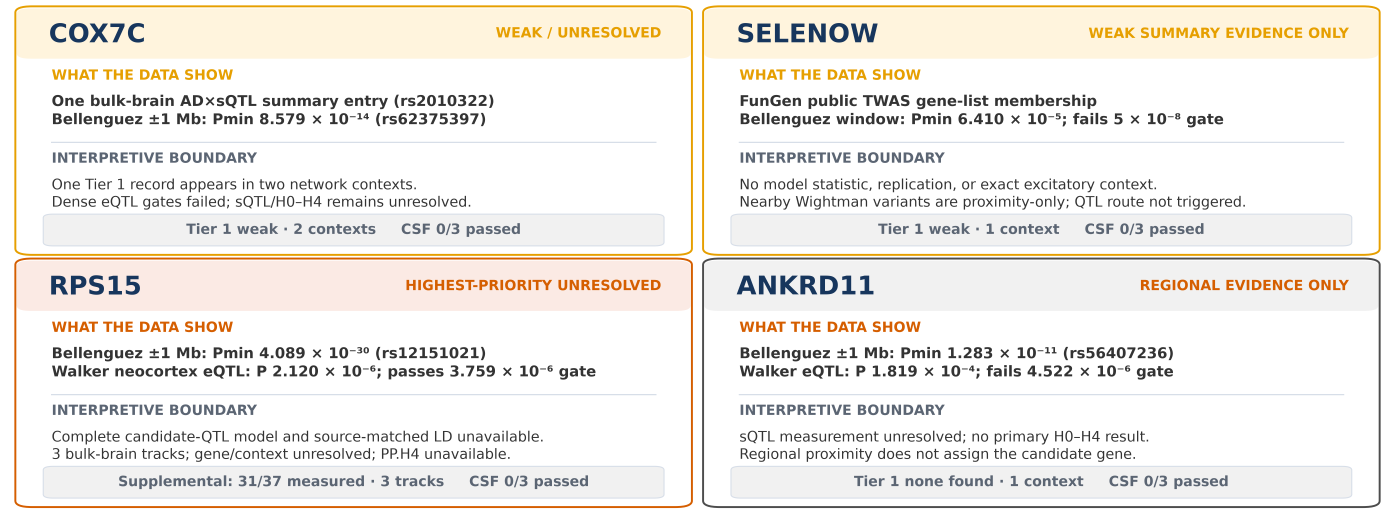
#> input picture results/figures/analysis/phase_19_genetic_support/non_apoe_evidence/genetic_support_non_apoe_evidence_cards.png, 5580 x 2115 px (shown at 1/4 size)
$ python -i plot_genetic_support_non_apoe_evidence_cards.py   (imports and definitions only)
#> lines starting #> are read from the running program, lines starting #| are printed output that depends on the picture
#!/usr/bin/env python3
"""Render four evidence-boundary cards for non-APOE Phase 19 candidates."""

from __future__ import annotations

import argparse
import math
from pathlib import Path
from typing import Any, Sequence

import pandas as pd

from phase19_slide_figure_common import (
    AMBER,
    BLUE,
    CHARCOAL,
    DARK,
    LIGHT,
    MID,
    NAVY,
    PALE_AMBER,
    PALE_BLUE,
    PALE_GRAY,
    WHITE,
    add_text,
    make_checks,
    new_canvas,
    output_names,
    publish_package,
    render_triplet,
    require,
    rounded_box,
    truth,
    validate_blocking_checks,
    validate_source_status,
)


SCHEMA = "genetic_support_non_apoe_evidence_cards_v1"
STEM = "genetic_support_non_apoe_evidence_cards"
DEFAULT_OUTPUT_ROOT = (
    "results/figures/analysis/phase_19_genetic_support/non_apoe_evidence"
)
CARD_ORDER = ["COX7C", "SELENOW", "RPS15", "ANKRD11"]
EXPECTED_ROUTE_STATES = {
    "COX7C": {"no_regional_qtl_signal": 2, "not_assessable": 2},
    "SELENOW": {"no_regional_gwas_signal": 2},
    "RPS15": {
        "no_regional_qtl_signal": 1,
        "model_or_ld_incompatible": 1,
        "not_assessable": 2,
    },
    "ANKRD11": {"no_regional_qtl_signal": 1, "not_assessable": 1},
}
EXPECTED_REGIONAL_P = {
    "COX7C": 8.579e-14,
    "SELENOW": 6.410e-5,
    "RPS15": 4.089e-30,
    "ANKRD11": 1.283e-11,
}
EXPECTED_LEADS = {
    "COX7C": "rs62375397",
    "SELENOW": "rs17206581",
    "RPS15": "rs12151021",
    "ANKRD11": "rs56407236",
}
SCREENING_BOUNDARY = (
    "Use cutoff categories as one evidence layer; combine them with gene activity, "
    "shared-variant tests, and independent datasets for validation."
)


# [32 lines left out: function parse_args, not called in this run]


def resolve(root: Path, value: str | Path) -> Path:
    path = Path(value)
    return path if path.is_absolute() else root / path


# [95 lines left out: functions format_sci, _read, load_sources, not called in this run]


def _one(frame: pd.DataFrame, message: str) -> pd.Series:
    require(len(frame) == 1, f"{message}: expected 1 row, observed {len(frame)}")
    return frame.iloc[0]


def derive_plot_data(
    frames: dict[str, pd.DataFrame],
) -> tuple[pd.DataFrame, dict[str, Any]]:
    tier1 = frames["tier1_summary"]
    common = frames["tier1_common"]
    gwas = frames["regional_gwas"]
    qtl = frames["regional_qtl"]
    routes = frames["routes"]
    rps = frames["rps15_summary"]
    endo = frames["endo_gates"]

    require(set(CARD_ORDER) <= set(tier1["gene"]), "A card gene is absent from Tier 1")
    require(gwas["gene"].is_unique, "Regional GWAS table is not one row per gene")
    require(routes["route_id"].is_unique, "Recovery route IDs are not unique")

    direct_cox = _one(
        common.loc[
            common["gene"].eq("COX7C")
            & common["rsid"].eq("rs2010322")
            & common["direct_candidate_mapping"].map(truth)
        ],
        "COX7C direct summary entry",
    )
    selenow_twas = _one(
        common.loc[
            common["gene"].eq("SELENOW")
            & common["evidence_route"].eq("twas_gene_list")
            & common["direct_candidate_mapping"].map(truth)
        ],
        "SELENOW TWAS-list entry",
    )
    selenow_wightman = common.loc[
        common["gene"].eq("SELENOW")
        & common["evidence_route"].eq("regional_variant")
        & common["gwas_sources"].astype(str).str.contains("Wightman")
    ]
    require(len(selenow_wightman) > 0, "SELENOW Wightman proximity rows are absent")
    selenow_wightman_min = float(selenow_wightman["min_pvalue"].min())

    gwas_rows: dict[str, pd.Series] = {}
    for gene in CARD_ORDER:
        row = _one(gwas.loc[gwas["gene"].eq(gene)], f"{gene} regional GWAS")
        require(
            math.isclose(
                float(row["regional_min_p"]),
                EXPECTED_REGIONAL_P[gene],
                rel_tol=1e-9,
            ),
            f"{gene} regional minimum P changed",
        )
        require(str(row["regional_lead_variant"]) == EXPECTED_LEADS[gene], f"{gene} lead changed")
        gwas_rows[gene] = row

    qtl_rows = {
        "cox_aygun": _one(
            qtl.loc[qtl["gene"].eq("COX7C") & qtl["dataset_id"].eq("QTD000569")],
            "COX7C Aygun eQTL",
        ),
        "cox_walker": _one(
            qtl.loc[qtl["gene"].eq("COX7C") & qtl["dataset_id"].eq("QTD000579")],
            "COX7C Walker eQTL",
        ),
        "rps_walker": _one(
            qtl.loc[qtl["gene"].eq("RPS15") & qtl["dataset_id"].eq("QTD000579")],
            "RPS15 Walker eQTL",
        ),
        "ank_walker": _one(
            qtl.loc[qtl["gene"].eq("ANKRD11") & qtl["dataset_id"].eq("QTD000579")],
            "ANKRD11 Walker eQTL",
        ),
    }
    require(
        not truth(qtl_rows["cox_aygun"]["dense_regional_qtl_signal"])
        and not truth(qtl_rows["cox_walker"]["dense_regional_qtl_signal"]),
        "COX7C expression P unexpectedly moved below its screening reference",
    )
    require(
        truth(qtl_rows["rps_walker"]["dense_regional_qtl_signal"]),
        "RPS15 Walker expression P is no longer below its screening reference",
    )
    require(
        not truth(qtl_rows["ank_walker"]["dense_regional_qtl_signal"]),
        "ANKRD11 expression P unexpectedly moved below its screening reference",
    )

    route_states: dict[str, dict[str, int]] = {}
    for gene in CARD_ORDER:
        observed = {
            str(key): int(value)
            for key, value in routes.loc[routes["gene"].eq(gene), "terminal_state"]
            .value_counts()
            .to_dict()
            .items()
        }
        require(observed == EXPECTED_ROUTE_STATES[gene], f"{gene} route-state counts changed")
        route_states[gene] = observed

    require(len(rps) == 2 and set(rps["context"]) == {"Inhibitory_neurons", "OPCs"}, "RPS15 contexts changed")
    require(rps["gene_evidence_grade"].eq("weak").all(), "RPS15 supplemental grade changed")
    require(rps["gene_outcome"].eq("suggestive_public_support_only").all(), "RPS15 outcome changed")
    require(not rps["gene_validated"].map(truth).any(), "RPS15 unexpectedly gene-validated")
    require(not rps["context_validated"].map(truth).any(), "RPS15 unexpectedly context-validated")
    require(rps["maximum_pp_h4"].isna().all(), "RPS15 PP.H4 should remain unavailable")
    rps_totals = {
        "eligible": int(rps["eligible_routes"].sum()),
        "measured": int(rps["measured_routes"].sum()),
        "positive_rows": int(rps["signal_positive_routes"].sum()),
        "resolved": int(rps["resolved_colocalization_routes"].sum()),
    }
    require(rps_totals == {"eligible": 37, "measured": 31, "positive_rows": 6, "resolved": 0}, "RPS15 route totals changed")
    track_suffixes: set[str] = set()
    for value in rps["signal_route_ids"]:
        for route_id in str(value).split(";"):
            track_suffixes.add(route_id.split("__", 1)[1])
    require(len(track_suffixes) == 3, "RPS15 positive rows no longer reduce to three source tracks")

    csf_below_reference_counts: dict[str, int] = {}
    for gene in CARD_ORDER:
        subset = endo.loc[endo["gene"].eq(gene)]
        require(len(subset) == 3 and subset["trait_id"].nunique() == 3, f"{gene} CSF screens changed")
        below_reference = int(
            subset["gate_state"].eq("regional_and_gene_based_signal").sum()
        )
        require(
            below_reference == 0,
            f"{gene} unexpectedly entered the below-reference CSF category",
        )
        csf_below_reference_counts[gene] = below_reference

    cards = [
        {
            "gene": "COX7C",
            "source_result_label": "BULK-BRAIN SUMMARY RECORD",
            "style_key": "source_record_amber",
            "evidence_text": (
                "Published bulk-brain summary record: AD + RNA splicing\n"
                f"Bellenguez ±1 Mb: P {format_sci(gwas_rows['COX7C']['regional_min_p'])}; "
                f"lead {gwas_rows['COX7C']['regional_lead_variant']}\n"
                f"Walker brain expression: P {format_sci(qtl_rows['cox_walker']['dense_minimum_p_value'])}\n"
                f"Comparison: P above pre-set screening reference {format_sci(qtl_rows['cox_walker']['dense_bonferroni_threshold'])}"
            ),
            "boundary_text": (
                "One source record contributes to two network settings.\n"
                "Next: use complete splicing and AD variant files for a\n"
                "shared-variant comparison, then test cell-specific data."
            ),
            "footer_text": (
                "Original first-screen source category: weak · 2 networks\n"
                "Spinal-fluid screens below both pre-set references: 0/3"
            ),
            "qtl_p": float(qtl_rows["cox_walker"]["dense_minimum_p_value"]),
            "qtl_threshold": float(qtl_rows["cox_walker"]["dense_bonferroni_threshold"]),
        },
        {
            "gene": "SELENOW",
            "source_result_label": "PREDICTED-EXPRESSION GENE LIST",
            "style_key": "source_record_amber",
            "evidence_text": (
                "Published list based on predicted expression includes SELENOW\n"
                f"Bellenguez: smallest P {format_sci(gwas_rows['SELENOW']['regional_min_p'])}\n"
                f"Comparison: P above pre-set AD screening reference {format_sci(5e-8, 0)}"
            ),
            "boundary_text": (
                "Next: recover the model score and precise cell-type annotation.\n"
                "Add expression or splicing data for a direct variant-level\n"
                "comparison in a matching brain-cell setting."
            ),
            "footer_text": (
                "Original first-screen source category: weak · 1 network\n"
                "Spinal-fluid screens below both pre-set references: 0/3"
            ),
            "qtl_p": float("nan"),
            "qtl_threshold": float("nan"),
        },
        {
            "gene": "RPS15",
            "source_result_label": "AD REGION + BRAIN EXPRESSION",
            "style_key": "ad_expression_blue",
            "evidence_text": (
                f"Within 1 Mb (Bellenguez): smallest P {format_sci(gwas_rows['RPS15']['regional_min_p'])}\n"
                f"Lead variant {gwas_rows['RPS15']['regional_lead_variant']}\n"
                f"Walker neocortex expression: P {format_sci(qtl_rows['rps_walker']['dense_minimum_p_value'])}\n"
                f"Comparison: P below pre-set screening reference {format_sci(qtl_rows['rps_walker']['dense_bonferroni_threshold'])}"
            ),
            "boundary_text": (
                "Three bulk-brain tracks make RPS15 a focused follow-up.\n"
                "Next: add the prediction model and matching variant reference\n"
                "to test whether both results trace to one DNA variant."
            ),
            "footer_text": (
                "Follow-up measured: 31/37 routes · 3 source tracks\n"
                "Spinal-fluid screens below both pre-set references: 0/3"
            ),
            "qtl_p": float(qtl_rows["rps_walker"]["dense_minimum_p_value"]),
            "qtl_threshold": float(qtl_rows["rps_walker"]["dense_bonferroni_threshold"]),
        },
        {
            "gene": "ANKRD11",
            "source_result_label": "AD REGION + BRAIN EXPRESSION",
            "style_key": "ad_expression_gray",
            "evidence_text": (
                f"Within 1 Mb (Bellenguez): smallest P {format_sci(gwas_rows['ANKRD11']['regional_min_p'])}\n"
                f"Lead variant {gwas_rows['ANKRD11']['regional_lead_variant']}\n"
                f"Walker brain expression: P {format_sci(qtl_rows['ank_walker']['dense_minimum_p_value'])}\n"
                f"Comparison: P above pre-set screening reference {format_sci(qtl_rows['ank_walker']['dense_bonferroni_threshold'])}"
            ),
            "boundary_text": (
                "The nearby AD result prioritizes this region for follow-up.\n"
                "Next: confirm splicing coverage and use complete variant files\n"
                "for a shared-variant comparison that directly tests ANKRD11."
            ),
            "footer_text": (
                "Original first-screen source category: none found · 1 network\n"
                "Spinal-fluid screens below both pre-set references: 0/3"
            ),
            "qtl_p": float(qtl_rows["ank_walker"]["dense_minimum_p_value"]),
            "qtl_threshold": float(qtl_rows["ank_walker"]["dense_bonferroni_threshold"]),
        },
    ]

    rows: list[dict[str, Any]] = []
    for display_order, card in enumerate(cards, 1):
        gene = str(card["gene"])
        tier1_rows = tier1.loc[tier1["gene"].eq(gene)]
        grades = sorted(set(tier1_rows["final_grade"].astype(str)))
        require(len(grades) == 1, f"{gene} has mixed Tier 1 grades")
        state_text = ";".join(
            f"{state}:{count}" for state, count in sorted(route_states[gene].items())
        )
        rows.append(
            {
                "schema_version": SCHEMA,
                "record_type": "candidate_card",
                "display_order": display_order,
                "gene": gene,
                "source_result_label": card["source_result_label"],
                "style_key": card["style_key"],
                "original_first_screen_source_category": grades[0],
                "tier1_contexts": len(tier1_rows),
                "regional_min_p": float(gwas_rows[gene]["regional_min_p"]),
                "regional_lead_variant": str(gwas_rows[gene]["regional_lead_variant"]),
                "regional_p_below_reference": truth(
                    gwas_rows[gene]["regional_gwas_signal"]
                ),
                "qtl_min_p": card["qtl_p"],
                "qtl_threshold": card["qtl_threshold"],
                "terminal_state_summary": state_text,
                "csf_traits_below_both_references": csf_below_reference_counts[gene],
                "evidence_text": card["evidence_text"],
                "boundary_text": card["boundary_text"],
                "footer_text": card["footer_text"],
                "source_rows": (
                    "genetic_support_evidence_summary.tsv|"
                    "genetic_support_common_variant_evidence.tsv.gz|"
                    "recovery_regional_gwas_summary.tsv|"
                    "recovery_regional_qtl_summary.tsv|"
                    "recovery_route_decisions.tsv|"
                    "opc_rps15_evidence_summary.tsv|"
                    "endophenotype_gate_decisions.tsv"
                ),
            }
        )
    plot_data = pd.DataFrame(rows)
    visible_text = "\n".join(
        plot_data[
            [
                "gene",
                "source_result_label",
                "evidence_text",
                "boundary_text",
                "footer_text",
            ]
        ]
        .astype(str)
        .to_numpy()
        .ravel()
    )
    visible_text = f"{visible_text}\n{SCREENING_BOUNDARY}"
    require("PP.H4" not in visible_text, "Specialist posterior shorthand leaked into the cards")
    require("shared-variant comparison" in visible_text, "Shared-signal analysis lacks a plain-language explanation")
    require("causal" not in visible_text.lower(), "Causal language leaked into the cards")
    for disallowed in [
        "did not pass",
        "not passed",
        ": passed",
        "weak / incomplete",
        "top follow-up",
        "ad signal nearby only",
    ]:
        require(
            disallowed not in visible_text.lower(),
            f"Evidence-sufficiency wording leaked into visible text: {disallowed}",
        )
    category_footers = plot_data.loc[
        plot_data["footer_text"].str.contains("weak|none found", case=False),
        "footer_text",
    ]
    require(
        category_footers.str.startswith("Original first-screen source category:").all(),
        "Weak/none labels must be identified as original first-screen source categories",
    )
    derived = {
        "direct_cox_rsid": str(direct_cox["rsid"]),
        "selenow_twas_target": str(selenow_twas["target_gene"]),
        "selenow_wightman_min_p": selenow_wightman_min,
        "rps15_totals": rps_totals,
        "rps15_unique_tracks": len(track_suffixes),
        "route_states": route_states,
        "visible_text": visible_text,
    }
    return plot_data, derived


# [183 lines left out: functions render_figure, build_checks, not called in this run]


CAPTION = """# Evidence and next validation steps for four non-APOE genes

Four equal cards lead with the exact evidence found and pair each source result
with a concrete validation step. COX7C has one published bulk-brain
AD–splicing summary record represented in two network contexts. SELENOW appears
in a predicted-expression gene list. RPS15 combines an AD regional P value and
a bulk-neocortex expression P value below their pre-set references with three
supplemental bulk-brain tracks. ANKRD11 has an AD regional P value below the
pre-set reference and a measured brain-expression P value. The original
first-screen source categories and all zero spinal-fluid counts remain visible
as source-specific context. Next validation can add complete variant-level
files, matching brain-cell data, shared-variant comparisons, and independent
datasets. The cards do not use regional P values as comparable effect sizes or
overall evidence grades.
"""


METHODS = """# Figure methods

Tier 1 grades and candidate contexts were read from
`genetic_support_evidence_summary.tsv`; direct FunGen summary records were
checked in `genetic_support_common_variant_evidence.tsv.gz`. Bellenguez regional
minimum P values and lead variants came from
`recovery_regional_gwas_summary.tsv`. Candidate eQTL measurements and frozen
Bonferroni gates came from `recovery_regional_qtl_summary.tsv`, while route
limitations came from `recovery_route_decisions.tsv`. The targeted RPS15 counts
were read from `opc_rps15_evidence_summary.tsv`; its six positive context rows
were deduplicated to three source tracks after removing the candidate-context
prefix. CSF counts came from `endophenotype_gate_decisions.tsv`.

The cards are deliberately equal in size because P values from different
sources and tests are not comparable effect sizes. Values are deterministic
source summaries, so no error bars or significance annotations are applicable.
Color, direct text labels, borders, and card headings provide redundant
encoding. “PP.H4 unavailable” means no valid primary posterior was produced; it
does not mean PP.H4 was estimated as zero. Below/above-reference labels describe
pre-set screening comparisons and are paired with future validation steps.
Regional association is not treated as assignment of the candidate gene.
"""


# [38 lines left out: function main, not called in this run]


# [2 lines not run here, left out]

>>> import cv2
>>> picture = cv2.imread('../../../../results/figures/analysis/phase_19_genetic_support/non_apoe_evidence/genetic_support_non_apoe_evidence_cards.png', cv2.IMREAD_GRAYSCALE)
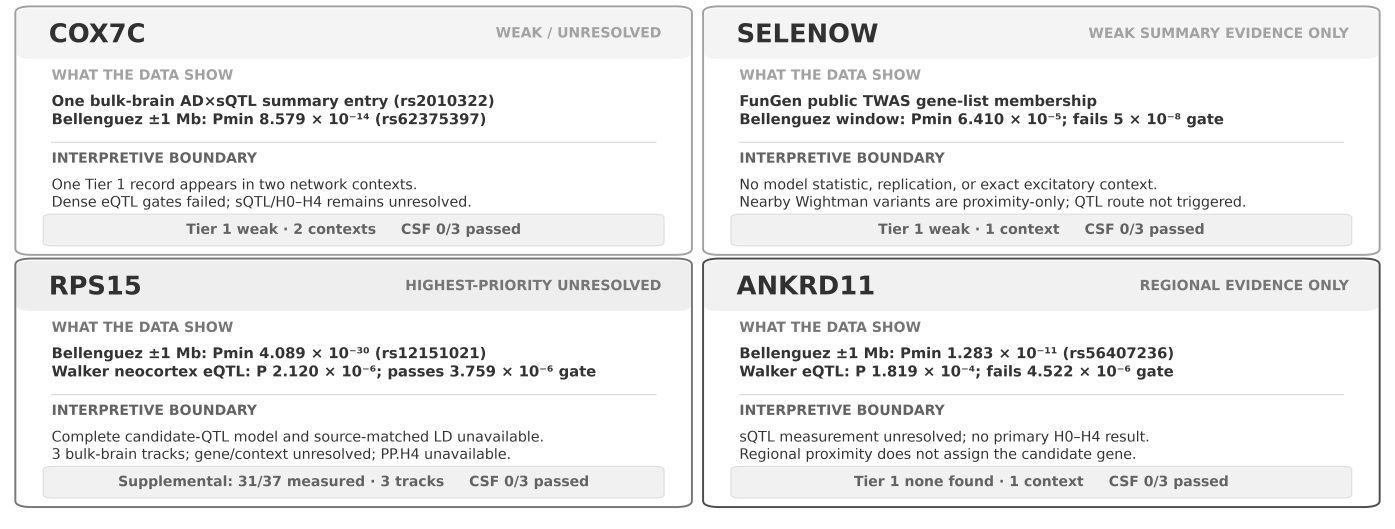
#> picture: shape (2115, 5580) (shown at 1/4 size); min 49, max 255, mean 237.2
#> (the run stopped early here; a loop or call above may not have finished)
